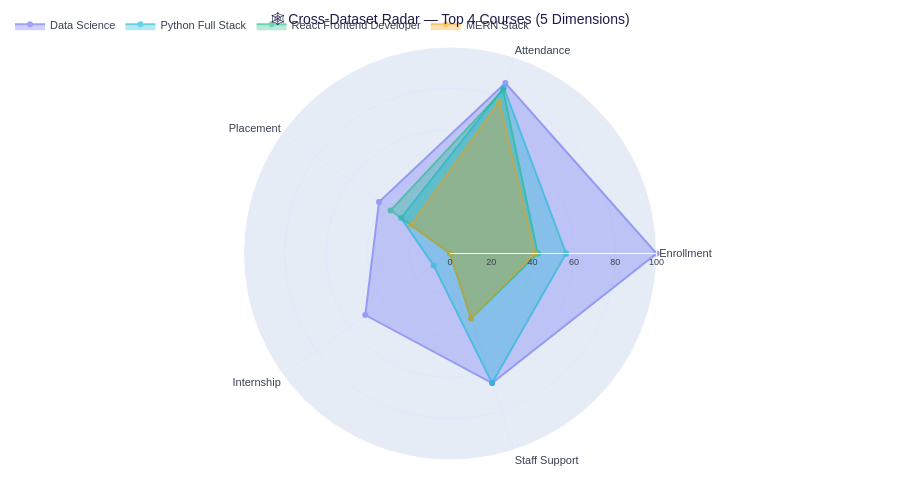

Write notebook code for a chart like this one.
### Markdown cell above
## 8 · Cross-Dataset Radar — Top 4 Courses
Five normalised dimensions across all datasets on one spider chart:
Enrollment · Attendance · Placement · Internship · Staff Support

### Code cell
# ═══════════════════════════════════════════════════════════════════════════════
# ROW 5B — Cross-Dataset Radar: Top 4 Courses vs 5 Dimensions
# ═══════════════════════════════════════════════════════════════════════════════

radar_courses = students['course'].value_counts().head(4).index.tolist()
radar_cats    = ['Enrollment', 'Attendance', 'Placement', 'Internship', 'Staff Support']
colors_r      = ['#6366F1','#06B6D4','#10B981','#F59E0B']

fig_radar = go.Figure()
for i, c in enumerate(radar_courses):
    s_c  = students[students['course'] == c]
    a_c  = attendance[attendance['course'] == c]
    p_c  = placement[placement['Course'] == c]
    pl_c = p_c[p_c['Status'] == 'Placed']
    st_c = staff[staff['course'] == c]

    vals = [
        min(100, len(s_c) / 0.73),                               # enroll → norm to 73 max = 100
        a_c['Attendance %'].mean() if len(a_c) else 0,            # attendance %
        len(pl_c) / max(len(p_c), 1) * 100,                       # placement %
        (s_c['internship'] != 'No').sum() / max(len(s_c), 1) * 100, # internship %
        min(100, len(st_c) * 33),                                  # staff support
    ]
    vals = [round(v, 1) for v in vals]
    short_name = c.replace(' Development','').replace(' with Python','')

    fig_radar.add_trace(go.Scatterpolar(
        r=vals + [vals[0]],
        theta=radar_cats + [radar_cats[0]],
        fill='toself',
        name=short_name,
        line_color=colors_r[i],
        opacity=0.6,
        hovertemplate='%{theta}: %{r:.1f}%<extra></extra>',
    ))

fig_radar.update_layout(
    polar=dict(
        radialaxis=dict(visible=True, range=[0, 100], gridcolor='#E0E7FF',
                        tickfont=dict(size=9)),
        angularaxis=dict(gridcolor='#E0E7FF'),
    ),
    title=dict(text='🕸️ Cross-Dataset Radar — Top 4 Courses (5 Dimensions)',
               font=dict(size=14, color='#1E1B4B'), x=0.5),
    legend=dict(orientation='h', y=-0.15, x=0.5, xanchor='center'),
    showlegend=True,
    paper_bgcolor='white',
    margin=dict(t=60, b=80, l=40, r=40),
)
plotly_defaults(fig_radar, 480)
fig_radar.show()

### Figure 1 — Plotly figure (JSON) as saved in the notebook; plotly's stock layout.template omitted (floating-point values rounded to 4 significant figures)
{"data": [{"fill": "toself", "hovertemplate": "%{theta}: %{r:.1f}%<extra></extra>", "line": {"color": "#6366F1"}, "name": "Data Science", "opacity": 0.6, "r": [100, 86.8, 42.5, 50.7, 66, 100], "theta": ["Enrollment", "Attendance", "Placement", "Internship", "Staff Support", "Enrollment"], "type": "scatterpolar"}, {"fill": "toself", "hovertemplate": "%{theta}: %{r:.1f}%<extra></extra>", "line": {"color": "#06B6D4"}, "name": "Python Full Stack", "opacity": 0.6, "r": [56.2, 84.4, 29.3, 9.8, 66, 56.2], "theta": ["Enrollment", "Attendance", "Placement", "Internship", "Staff Support", "Enrollment"], "type": "scatterpolar"}, {"fill": "toself", "hovertemplate": "%{theta}: %{r:.1f}%<extra></extra>", "line": {"color": "#10B981"}, "name": "React Frontend Developer", "opacity": 0.6, "r": [42.5, 83.2, 35.5, 0, 33, 42.5], "theta": ["Enrollment", "Attendance", "Placement", "Internship", "Staff Support", "Enrollment"], "type": "scatterpolar"}, {"fill": "toself", "hovertemplate": "%{theta}: %{r:.1f}%<extra></extra>", "line": {"color": "#F59E0B"}, "name": "MERN Stack", "opacity": 0.6, "r": [41.1, 77.3, 23.3, 0, 33, 41.1], "theta": ["Enrollment", "Attendance", "Placement", "Internship", "Staff Support", "Enrollment"], "type": "scatterpolar"}], "layout": {"font": {"color": "#374151", "family": "Arial, sans-serif", "size": 11}, "height": 480, "legend": {"orientation": "h", "x": 0, "xanchor": "left", "y": 1.02, "yanchor": "bottom"}, "margin": {"b": 20, "l": 10, "r": 10, "t": 40}, "paper_bgcolor": "white", "plot_bgcolor": "rgba(0,0,0,0)", "polar": {"angularaxis": {"gridcolor": "#E0E7FF"}, "radialaxis": {"gridcolor": "#E0E7FF", "range": [0, 100], "tickfont": {"size": 9}, "visible": true}}, "showlegend": true, "title": {"font": {"color": "#1E1B4B", "size": 14}, "text": "🕸️ Cross-Dataset Radar — Top 4 Courses (5 Dimensions)", "x": 0.5}, "xaxis": {"showgrid": false, "showline": false}, "yaxis": {"gridcolor": "rgba(99,102,241,.08)", "showgrid": true, "showline": false}}}
